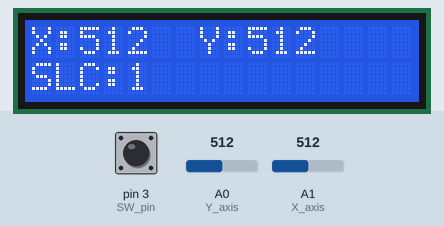
Simulated run of this sketch. Board: Arduino Uno, built with avr-gcc and run on an emulated ATmega328P. On the bench: 16×2 character LCD. Inputs (shaded band) come from the test bench; at power-on: A0 (Y_axis) = 512, A1 (X_axis) = 512, pin 3 (SW_pin) HIGH.

Above: at 1.2 s.
1.3 s: A0 (Y_axis) set to 716
At 1.9 s:
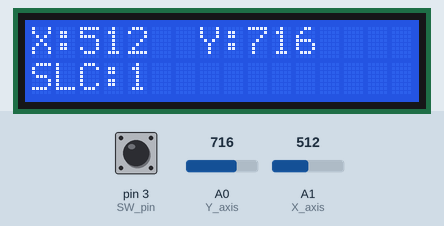
4.3 s: A1 (X_axis) set to 716
At 5.0 s:
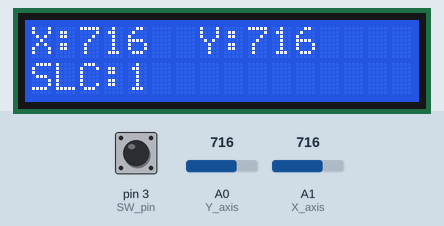
6.1 s: pin 3 (SW_pin) pulled LOW for 0.6 s
At 6.5 s:
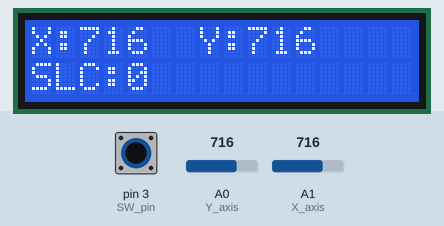
8.2 s: A0 (Y_axis) set to 900
At 9.0 s:
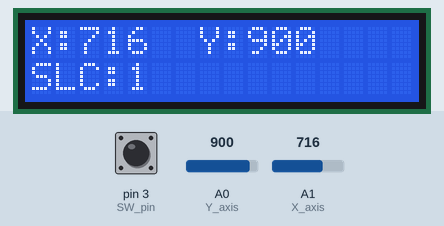
10.1 s: pin 3 (SW_pin) pulled LOW for 1 s
At 10.5 s:
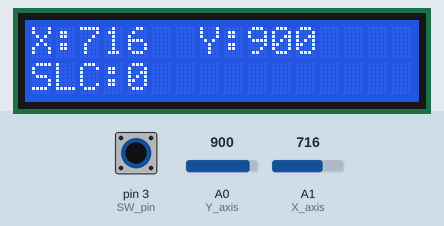
12.6 s: A1 (X_axis) set to 900
At 13.0 s:
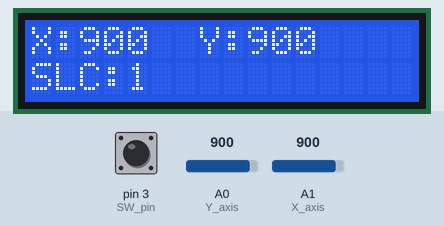
Timing chart, 0 to 15.1 s (numbered marks = the images above; inputs shaded):
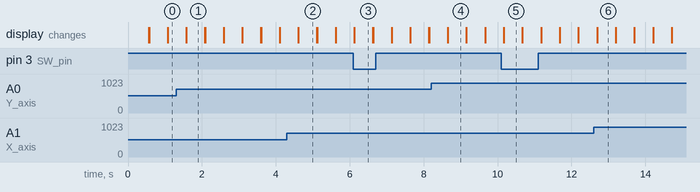

Measured:
- after the input at 1.3 s, the display: first differs from a run without the input after 0.28 s (image 1)
- after the input at 4.3 s, the display: first differs from a run without the input after 0.31 s (image 2)
- after the input at 6.1 s, the display: first differs from a run without the input at once (image 3)
- after the input at 8.2 s, the display: first differs from a run without the input after 0.45 s (image 4)
- after the input at 10.1 s, the display: first differs from a run without the input after 0.07 s (image 5)
- after the input at 12.6 s, the display: first differs from a run without the input after 0.09 s (image 6)
- what the display in image 1 shows lasts 0.5 s, from 1.6 s to 2.1 s

The sketch:

ras_workshop_3_analogjoy_LCD.ino
```cpp
/*
  • LCD:
  • Arduino Library for HD44780 driver
  • LCD 16x2:
    • GND: connect to ground
    • vcc: +5V
    • VO: Control the contrast (Potentiometer)
    • RS: Re ister select, that controls where in the LCD's memory you're writing data to. Connect
    to digi al pin on Arduino
    • R/W: Read/ Write mode. For Writing connect to ground!
    • E: Enable writing to register. Connect to digital pin on Arduino
    • DO-D8: The bits that you're writing to a register. Connect 4 of them to digital pin on Arduino
    (4bit mode)
    • LED+: Anode of the backlight LED. Connect with resistor to +5V
    • LED-: Cathode of the backlight LED. Connect to ground.
*/

/*
  Pin	  Name	     Description
  1	    VSS	       Pin used for grounding the LCD
  2	    VDD	       Pin used for connecting voltage supply with LCD
  3	    V0	       Pin used for controlling the brightness of the display module
  4	    RS	       Pins for selection of data and command register
  5	    RW	       Pin for using the write register of LCD
  6	    E	         Pin used for sending the data to the data pins of LCD
  7-14	D0-D7	     Data pins of the LCD
  15	  A/LED+	   Anode for the backlight of LCD
  16	  K/LED-	   Cathode for the backlight of LCD
*/
/*
  connections:
    • VSS/GND => 0v GND
    • VDD/vcc => 5v
    • V0	=> Wiper of the potentiometer
    • RS => digital pin (8)
    • RW => 0v GND
    • E	=> digital pin (9)
    • D0-D7	=> digital pin (D4 pin (4) , D5 pin (5) , D6 pin (6) , D7 pin (7) )
    • A/LED+ =>  5v with resistor of 220 ohm
    • K/LED- => 0v GND
•
*/

/*
  • About analog Joystick

    You probably see the Joystick somewhere such as a game controller, toy controller,
    or even a big real machine such as an excavator controller.

    The joystick is composed of two potentiometers square with each other, and one push button.
    Therefore, it provides the following outputs:  

    • An analog value (from 0 to 1023) corresponding to the horizontal position (called X-coordinate)
    • An analog value (from 0 to 1023) corresponding to the vertical position (called Y-coordinate)
    • A digital value of a pushbutton (HIGH or LOW)

    The combination of two analog values can create 2-D coordinates with the center are values
    when the joystick is in the rest position. The real direction of the coordinates can be
    identified simply when you run a test code (in the next part).

Some applications may use all three outputs, some applications may use some of three outputs.
*/

#include <LiquidCrystal.h>
//pins
int RS = 8, E = 9, D4 = 4, D5 = 5, D6 = 6, D7 = 7;
LiquidCrystal LCD(RS, E, D4, D5, D6, D7);
#define Y_axis A0  // analog pin
#define X_axis A1  // analog pin
#define SW_pin 3   // digital pin

void setup() {
  // put your setup code here, to run once:
  pinMode(SW_pin, INPUT);
  digitalWrite(SW_pin, HIGH);
  Serial.begin(9600);
  LCD.begin(16 , 2);
}

void loop() {
  // put your main code here, to run repeatedly:
  char buffer1[16] , buffer2[16];
  int X = analogRead(X_axis);
  int Y = analogRead(Y_axis);
  int push = digitalRead(SW_pin);
  LCD.setCursor(0, 0);
  sprintf(buffer1, "X:%d  Y:%d", X, Y);
  LCD.print(buffer1);

  LCD.setCursor(0, 1);
  sprintf(buffer2, "SLC:%d", push);
  LCD.print(buffer2);

  delay(500);
  LCD.clear();
}
```
